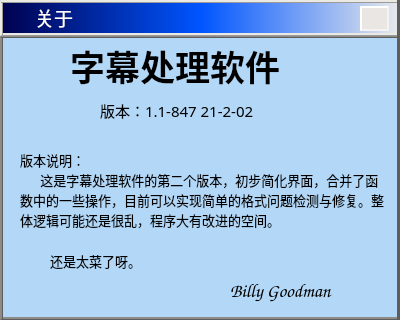
<?xml version="1.0" encoding="UTF-8"?>
<ui version="4.0">
 <class>AboutDialog</class>
 <widget class="QDialog" name="AboutDialog">
  <property name="geometry">
   <rect>
    <x>0</x>
    <y>0</y>
    <width>400</width>
    <height>320</height>
   </rect>
  </property>
  <property name="windowTitle">
   <string>Dialog</string>
  </property>
  <widget class="QLabel" name="Title">
   <property name="geometry">
    <rect>
     <x>0</x>
     <y>0</y>
     <width>401</width>
     <height>36</height>
    </rect>
   </property>
   <property name="contextMenuPolicy">
    <enum>Qt::CustomContextMenu</enum>
   </property>
   <property name="toolTip">
    <string/>
   </property>
   <property name="styleSheet">
    <string notr="true">background:qlineargradient(spread:pad, x1:0, y1:0, x2:1, y2:0, stop:0 rgba(0, 0, 77, 255), stop:0.5 rgba(0, 85, 255, 255), stop:1 rgba(235, 235, 235, 255));
border: ridge;
border-width:3px;
border-color:rgb(156,155,151);</string>
   </property>
   <property name="text">
    <string/>
   </property>
  </widget>
  <widget class="QColumnView" name="columnView">
   <property name="geometry">
    <rect>
     <x>0</x>
     <y>35</y>
     <width>401</width>
     <height>285</height>
    </rect>
   </property>
   <property name="font">
    <font>
     <family>微软雅黑</family>
     <pointsize>12</pointsize>
    </font>
   </property>
   <property name="styleSheet">
    <string notr="true">border: ridge;
border-width:3px;
border-color:rgb(94,93,91);
background:rgb(179,216,247);
</string>
   </property>
   <property name="frameShape">
    <enum>QFrame::NoFrame</enum>
   </property>
   <property name="frameShadow">
    <enum>QFrame::Raised</enum>
   </property>
   <property name="lineWidth">
    <number>10</number>
   </property>
   <property name="midLineWidth">
    <number>10</number>
   </property>
   <property name="verticalScrollBarPolicy">
    <enum>Qt::ScrollBarAlwaysOff</enum>
   </property>
   <property name="horizontalScrollBarPolicy">
    <enum>Qt::ScrollBarAlwaysOff</enum>
   </property>
   <property name="autoScroll">
    <bool>true</bool>
   </property>
  </widget>
  <widget class="QLabel" name="label_3">
   <property name="geometry">
    <rect>
     <x>35</x>
     <y>7</y>
     <width>71</width>
     <height>21</height>
    </rect>
   </property>
   <property name="font">
    <font>
     <family>方正粗圆简体</family>
     <pointsize>14</pointsize>
    </font>
   </property>
   <property name="styleSheet">
    <string notr="true">color:rgb(255, 255, 255)</string>
   </property>
   <property name="text">
    <string>关于</string>
   </property>
  </widget>
  <widget class="QLabel" name="label_5">
   <property name="geometry">
    <rect>
     <x>50</x>
     <y>250</y>
     <width>111</width>
     <height>21</height>
    </rect>
   </property>
   <property name="font">
    <font>
     <family>微软雅黑</family>
     <pointsize>10</pointsize>
    </font>
   </property>
   <property name="text">
    <string>还是太菜了呀。</string>
   </property>
  </widget>
  <widget class="QLabel" name="label_9">
   <property name="geometry">
    <rect>
     <x>6</x>
     <y>6</y>
     <width>24</width>
     <height>24</height>
    </rect>
   </property>
   <property name="text">
    <string/>
   </property>
   <property name="pixmap">
    <pixmap resource="resource.qrc">:/C:/Users/Longhorn/Pictures/Camera Roll/10041.png</pixmap>
   </property>
   <property name="scaledContents">
    <bool>true</bool>
   </property>
  </widget>
  <widget class="QPushButton" name="close">
   <property name="geometry">
    <rect>
     <x>360</x>
     <y>6</y>
     <width>29</width>
     <height>25</height>
    </rect>
   </property>
   <property name="styleSheet">
    <string notr="true">QPushButton{
        border: outset;
		border-width:2px;
		border-color:rgb(244,243,241);
 		border-radius:0px;
}
QPushButton:enabled {
        background: rgb(234, 230, 228);
        color: white;
}

QPushButton:enabled:pressed{
        background: rgb(184, 180, 178);
		border-color:rgb(12,13,15);
}</string>
   </property>
   <property name="text">
    <string/>
   </property>
   <property name="icon">
    <iconset resource="resource.qrc">
     <normaloff>:/C:/Users/Longhorn/Desktop/QUI-Creator-master/other/qss/psblack/branch_open.png</normaloff>:/C:/Users/Longhorn/Desktop/QUI-Creator-master/other/qss/psblack/branch_open.png</iconset>
   </property>
   <property name="iconSize">
    <size>
     <width>42</width>
     <height>42</height>
    </size>
   </property>
  </widget>
  <widget class="QLabel" name="label">
   <property name="geometry">
    <rect>
     <x>70</x>
     <y>40</y>
     <width>271</width>
     <height>51</height>
    </rect>
   </property>
   <property name="font">
    <font>
     <family>微软雅黑</family>
     <pointsize>26</pointsize>
     <weight>75</weight>
     <bold>true</bold>
    </font>
   </property>
   <property name="text">
    <string>字幕处理软件</string>
   </property>
  </widget>
  <widget class="QLabel" name="label_4">
   <property name="geometry">
    <rect>
     <x>20</x>
     <y>120</y>
     <width>371</width>
     <height>141</height>
    </rect>
   </property>
   <property name="font">
    <font>
     <family>微软雅黑</family>
     <pointsize>10</pointsize>
    </font>
   </property>
   <property name="text">
    <string>&lt;html&gt;&lt;head/&gt;&lt;body&gt;&lt;p&gt;版本说明：&lt;br/&gt;      这是字幕处理软件的第二个版本，初步简化界面，合并了函数中的一些操作，目前可以实现简单的格式问题检测与修复。整体逻辑可能还是很乱，程序大有改进的空间。&lt;/p&gt;&lt;/body&gt;&lt;/html&gt;</string>
   </property>
   <property name="wordWrap">
    <bool>true</bool>
   </property>
  </widget>
  <widget class="QLabel" name="label_2">
   <property name="geometry">
    <rect>
     <x>100</x>
     <y>100</y>
     <width>201</width>
     <height>21</height>
    </rect>
   </property>
   <property name="font">
    <font>
     <family>微软雅黑</family>
     <pointsize>11</pointsize>
    </font>
   </property>
   <property name="text">
    <string>版本：1.1-847 21-2-02</string>
   </property>
  </widget>
  <widget class="Line" name="line">
   <property name="geometry">
    <rect>
     <x>389</x>
     <y>0</y>
     <width>20</width>
     <height>321</height>
    </rect>
   </property>
   <property name="styleSheet">
    <string notr="true">color:rgb(94,93,91);</string>
   </property>
   <property name="frameShadow">
    <enum>QFrame::Plain</enum>
   </property>
   <property name="lineWidth">
    <number>5</number>
   </property>
   <property name="midLineWidth">
    <number>0</number>
   </property>
   <property name="orientation">
    <enum>Qt::Vertical</enum>
   </property>
  </widget>
  <widget class="QLabel" name="label_7">
   <property name="geometry">
    <rect>
     <x>230</x>
     <y>275</y>
     <width>161</width>
     <height>31</height>
    </rect>
   </property>
   <property name="font">
    <font>
     <family>Comic Sans MS</family>
     <pointsize>14</pointsize>
    </font>
   </property>
   <property name="text">
    <string>Billy Goodman</string>
   </property>
   <property name="scaledContents">
    <bool>true</bool>
   </property>
  </widget>
  <zorder>columnView</zorder>
  <zorder>Title</zorder>
  <zorder>label_3</zorder>
  <zorder>label_5</zorder>
  <zorder>label_9</zorder>
  <zorder>close</zorder>
  <zorder>label</zorder>
  <zorder>label_4</zorder>
  <zorder>label_2</zorder>
  <zorder>line</zorder>
  <zorder>label_7</zorder>
 </widget>
 <resources>
  <include location="resource.qrc"/>
 </resources>
 <connections/>
</ui>
